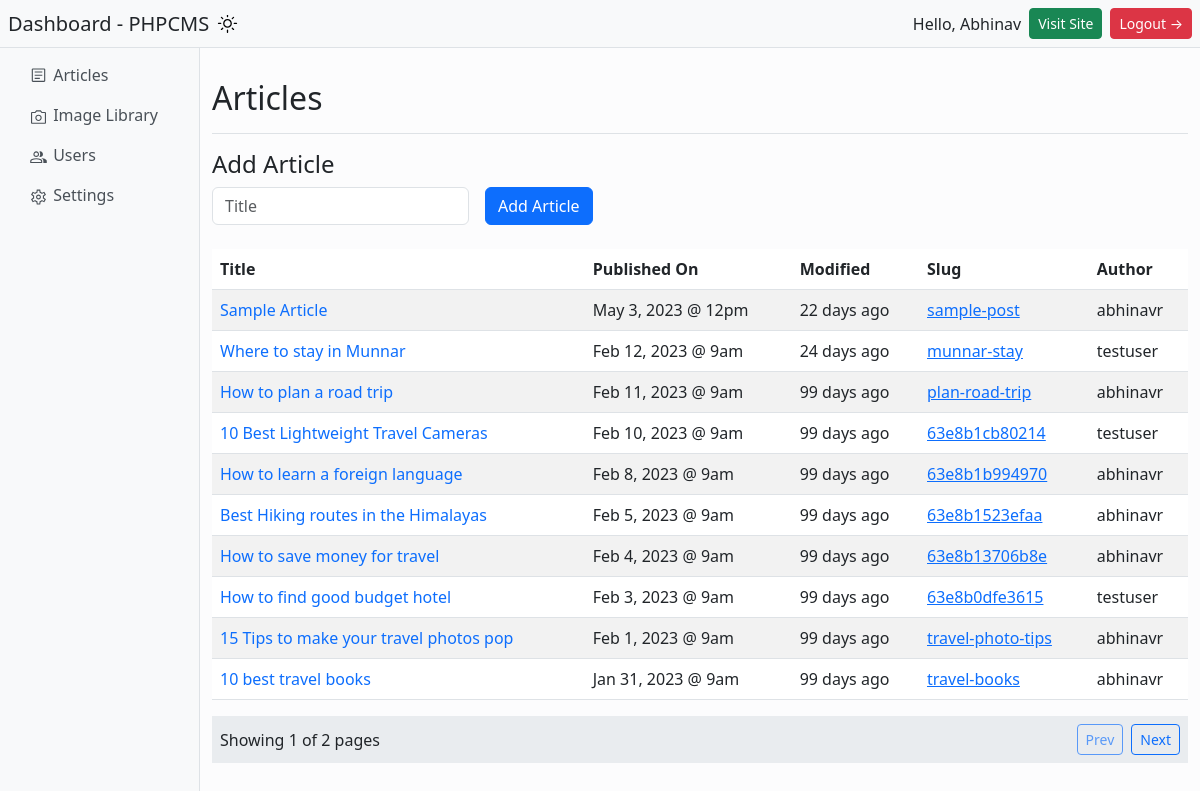
The app's page /app/public/admin/articles.php (signed in) with its own data.
### tables this page shows
CREATE TABLE `articles` (
  `id` int(11) NOT NULL AUTO_INCREMENT,
  `title` varchar(255) DEFAULT NULL,
  `content` text DEFAULT NULL,
  `published` datetime DEFAULT NULL,
  `modified` datetime DEFAULT NULL,
  `image` int(11) DEFAULT NULL,
  `slug` varchar(255) DEFAULT NULL,
  `excerpt` text DEFAULT NULL,
  `author` varchar(255) DEFAULT NULL,
  PRIMARY KEY (`id`)
);

### app/inc/articleClass.php (called while the page is built, shortened)
<?php
class Article {
    private $con;
    function __construct (Database $database) {
        $this->database = $database;
        $this->con = $this->database->db_connect();
    }
    public function get_articles($args = []) {
         $limit = $args['per_page'];
         $offset = ($args['page_no'] - 1) * $limit;
        try {
            $stmt = $this->con->prepare("SELECT * FROM articles ORDER BY published DESC LIMIT :limit OFFSET :offset");
            $stmt->bindParam(":limit", $limit, PDO::PARAM_INT);
            $stmt->bindParam(":offset", $offset, PDO::PARAM_INT);
            $stmt->execute();
            $result = $stmt->fetchAll(PDO::FETCH_ASSOC);
            return $result;
        }
        catch (PDOException $e) {
            echo $e->getMessage();
        }
    }
    public function get_article_count() {
        $count = $this->con->query("SELECT count(*) FROM articles")->fetchColumn();
        return $count;
    }
}

### app/inc/databaseClass.php (called while the page is built, shortened)
<?php
class Database {
    private $hostname = "mysql";
    private $db_name = "phpcms";
    private $db_user = "abhinav";
    private $db_password = "password";
    public function db_connect() {
        $this->con = NULL;
        try {
            $this->con = new PDO("mysql:host=" . $this->hostname . ";dbname=" . $this->db_name, $this->db_user, $this->db_password);
        }
        catch (PDOException $e) {
            echo $e->getMessage();
        }
        return $this->con;
    }
}

### app/public/admin/articles.php (the view, shortened to what this page needs)
<?php
include('inc/functions.php');
require_once '../../inc/databaseClass.php';
require_once '../../inc/articleClass.php';
$database = new Database();
$article_obj = new Article($database);
$article_count = $article_obj->get_article_count();
$args = [
    'per_page' => 10,
    'page_no' => 1,
];
$page_no = $args['page_no'];
$total_pages =
    ($article_count % $args['per_page'] === 0) ?
    floor($article_count / $args['per_page']) :
    floor($article_count / $args['per_page']) + 1;
$articles = $article_obj->get_articles($args);
get_template('header');
get_template('topbar');
?>
<div class="container-fluid text-left">
<div class="row position-relative">
    <?php get_template('sidebar'); ?>
    <div class="col-md-10 position-relative editor-middle bg-light-subtle">
        <h1 class="fs-2 pb-3 pt-3 border-bottom mb-3">Articles</h1>
        <h2 class="fs-4 mb-2">Add Article</h2>
        <form action="<?php echo htmlentities($_SERVER['PHP_SELF']) ?>" method="post" class="mb-4 row g-3 align-items-center">
            <div class="col-auto">
                <input type="text" name="article-title" id="article-title" class="form-control" placeholder="Title">
            </div>
            <div class="col-auto">
                <input type="submit" value="Add Article" name="add-article" class="btn btn-primary">
            </div>
        </form>
        <table class="table table-striped">
            <thead>
                <tr class="[&>th]:border-b text-left [&>th]:p-2">
                    <th>Title</th>
                    <th>Published On</th>
                    <th>Modified</th>
                    <th>Slug</th>
                    <th>Author</th>
                </tr>
            </thead>
            <tbody>
                <?php foreach($articles as $article) : ?>
                    <tr>
                        <td>
                            <a class="text-decoration-none" href="edit-article.php?id=<?= $article['id']; ?>">
                                <?= $article['title']; ?>
                            </a>
                        </td>
                        <?php
                        $datePublishedObj = DateTime::createFromFormat('Y-m-d H:i:s', $article['published']);
                        $formattedPublishedDate = $datePublishedObj->format('M j, Y @ ga')
                        ?>
                        <td>
                            <?= $formattedPublishedDate ?>
                        </td>
                        <?php
                        $today = DateTime::createFromFormat('Y-m-d H:i:s', date('Y-m-d H:i:s'));
                        $dateModifiedObj = DateTime::createFromFormat('Y-m-d H:i:s', $article['modified']);
                        $dateInterval = $dateModifiedObj->diff($today);
                        $interval = $dateInterval->format("%a");
                        if((int)$interval === 0) {
                            $interval_text = 'Today';
                        }
                        else if((int)$interval === 1) {
                            $interval_text = 'Yesterday';
                        }
                        else {
                            $interval_text = $interval . ' days ago';
                        }
                        ?>
                        <td><?= $interval_text ?></td>
                        <td>
                            <a href="/<?= $article['slug'] ?>" target="_blank"><?= $article['slug']; ?></a>
                        </td>
                        <td>
                            <?= $article['author']; ?>
                        </td>
                    </tr>
                <?php endforeach; ?>
            </tbody>
        </table>
        <div class="py-2 px-2 my-2 bg-body-secondary d-flex justify-content-between align-items-center">
            <p class="mb-0">Showing <?= $args['page_no'] ?> of <?= $total_pages ?> pages</p>
            <ul class="page-nav d-flex list-unstyled mb-0">
                <li>
                    <a href="<?php echo $page_no > 1 ? 'articles.php?page_no=' . $page_no - 1 : '#' ?>" class="btn btn-outline-primary btn-sm me-2 <?php echo $page_no > 1 ? '' : 'disabled' ?>">Prev</a>
                </li>
                <li>
                    <a href="<?php echo $page_no < $total_pages ? 'articles.php?page_no=' . $page_no + 1 : '#' ?>" class="btn btn-outline-primary btn-sm <?php echo $page_no < $total_pages ? '' : 'disabled' ?>">Next</a>
                </li>
            </ul>
        </div>
    </div>
</div>
</div>
<?php
get_template('footer');

### app/public/admin/templates/header.php (shortened to what this page needs)
<!DOCTYPE html>
<html lang="en">
<head>
    <link rel="stylesheet" href="https://cdn.jsdelivr.net/npm/bootstrap@5.3.0-alpha1/dist/css/bootstrap.min.css">
    <link rel="stylesheet" href="/admin/assets/custom.css">
</head>
<body>

### app/public/admin/inc/functions.php (shortened to what this page needs)
<?php
function get_template($template_name) {
    include 'templates/' . $template_name . '.php';
    $template_content = ob_get_clean();
    echo $template_content;
}

### app/public/admin/templates/topbar.php
<div class="position-absolute w-100 d-flex align-items-center z-1 bg-body-tertiary border-bottom">
    <ul class="d-flex align-items-center justify-content-between mb-0 py-2 list-unstyled w-100">
        <li>
            <ul class="d-flex align-items-center list-unstyled">
                <li class="me-2">
                    <h1 class="ps-2 fs-5 mb-0">Dashboard - PHPCMS</h1>
                </li>
                <li>
                    <span id="theme-toggler">
                        <svg xmlns="http://www.w3.org/2000/svg" height="21" viewBox="0 96 960 960" width="21">
                            <use href="#light-fill"></use>
                        </svg>
                    </span>
                </li>
            </ul>
        </li>
        <li>
            <ul class="d-flex align-items-center list-unstyled">
                <li class="me-2">Hello, <?= $_SESSION['first_name'] ?></li>
                <li class="me-2">
                    <a href="/" class="btn btn-sm btn-success">Visit Site</a>
                </li>
                <li class="me-2">
                    <a href="logout.php" class="btn btn-sm btn-danger">Logout →</a>
                </li>
            </ul>
        </li>
    </ul>
</div>

### app/public/admin/templates/sidebar.php (shortened to what this page needs)
<div class="sidebar min-vh-100 col col-md-2 position-relative bg-body-tertiary border-end" style="top: 47px">
    <nav class="sidebar-nav mt-2">
        <ul class="nav nav-pills flex-column ps-0 list-unstyled">
            <li class="nav-item">
                <a href="articles.php" class="nav-link text-dark-emphasis">
                    <svg xmlns="http://www.w3.org/2000/svg" height="18" viewBox="0 96 960 960" width="21">
                        <use href="#article-icon"></use>
                    </svg>
                    Articles
                </a>
            </li>
            <li class="nav-item">
                <a href="image-library.php" class="nav-link text-dark-emphasis">
                    Image Library
                </a>
            </li>
            <li class="nav-item">
                <a href="users.php" class="nav-link text-dark-emphasis">
                    Users
                </a>
            </li>
            <li class="nav-item">
                <a href="settings.php" class="nav-link text-dark-emphasis">
                    Settings
                </a>
            </li>
        </ul>
    </nav>
</div>

### app/public/admin/templates/footer.php (shortened to what this page needs)
</body>
</html>

### app/public/admin/assets/custom.css (style rules this page uses)
.sidebar-nav svg { fill: currentColor; }
.sidebar, .editor-middle, .editor-sidebar { position: relative; top: 47px; }
.editor-middle { padding-top: 1rem; }

### records on screen
articles: title "Sample Article", published "May 3, 2023 @ 12pm", modified "22 days ago", slug "sample-post", author "abhinavr"
articles: title "Where to stay in Munnar", published "Feb 12, 2023 @ 9am", modified "24 days ago", slug "munnar-stay", author "testuser"
articles: title "How to plan a road trip", published "Feb 11, 2023 @ 9am", modified "99 days ago", slug "plan-road-trip", author "abhinavr"
articles: title "10 Best Lightweight Travel Cameras", published "Feb 10, 2023 @ 9am", modified "99 days ago", slug "63e8b1cb80214", author "testuser"
articles: title "How to learn a foreign language", published "Feb 8, 2023 @ 9am", modified "99 days ago", slug "63e8b1b994970", author "abhinavr"
articles: title "Best Hiking routes in the Himalayas", published "Feb 5, 2023 @ 9am", modified "99 days ago", slug "63e8b1523efaa", author "abhinavr"
articles: title "How to save money for travel", published "Feb 4, 2023 @ 9am", modified "99 days ago", slug "63e8b13706b8e", author "abhinavr"
articles: title "How to find good budget hotel", published "Feb 3, 2023 @ 9am", modified "99 days ago", slug "63e8b0dfe3615", author "testuser"
articles: title "15 Tips to make your travel photos pop", published "Feb 1, 2023 @ 9am", modified "99 days ago", slug "travel-photo-tips", author "abhinavr"
articles: title "10 best travel books", published "Jan 31, 2023 @ 9am", modified "99 days ago", slug "travel-books", author "abhinavr"

### other values on screen
$_SESSION['first_name'] "Abhinav"
$args['page_no'] "1"
$total_pages "2"
